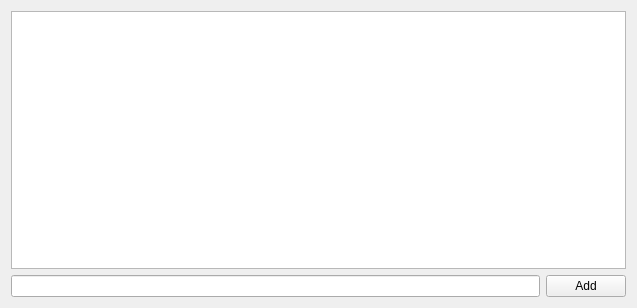
<?xml version="1.0" encoding="UTF-8"?>
<ui version="4.0">
 <class>MainWindow</class>
 <widget class="QMainWindow" name="MainWindow">
  <property name="geometry">
   <rect>
    <x>0</x>
    <y>0</y>
    <width>637</width>
    <height>308</height>
   </rect>
  </property>
  <property name="windowTitle">
   <string>Task List</string>
  </property>
  <widget class="QWidget" name="centralWidget">
   <property name="maximumSize">
    <size>
     <width>643</width>
     <height>311</height>
    </size>
   </property>
   <layout class="QGridLayout" name="gridLayout_2">
    <item row="0" column="0">
     <layout class="QGridLayout" name="gridLayout">
      <item row="1" column="0">
       <widget class="QLineEdit" name="lineEdit"/>
      </item>
      <item row="1" column="1">
       <widget class="QPushButton" name="pushButton">
        <property name="text">
         <string>Add</string>
        </property>
       </widget>
      </item>
      <item row="0" column="0" colspan="2">
       <widget class="QListWidget" name="listWidget"/>
      </item>
     </layout>
    </item>
   </layout>
  </widget>
 </widget>
 <layoutdefault spacing="6" margin="11"/>
 <resources/>
 <connections/>
</ui>
